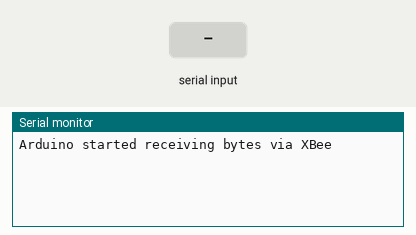
Bench run of a sketch on a simulated Arduino Uno, built with avr-gcc and run on an emulated ATmega328P. Parts: the last lines printed to the serial monitor. The inputs (shaded band) are chosen by the test bench.

Above: at 1.2 s.
1.3 s: "1" received over the second serial link
At 1.8 s:
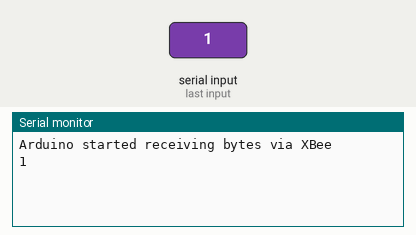
2.8 s: "0" received over the second serial link
At 4.0 s:
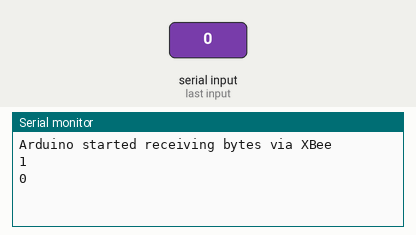
4.3 s: "2" received over the second serial link
At 5.3 s:
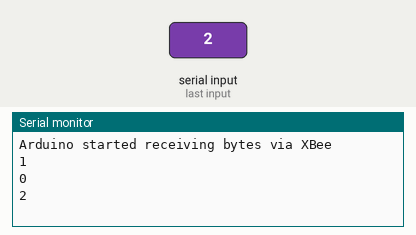

Measured:
- after the input at 1.3 s, the serial monitor: prints a new line at once (image 1)
- after the input at 2.8 s, the serial monitor: prints a new line at once (image 2)
- after the input at 4.3 s, the serial monitor: prints a new line at once (image 3)

The sketch:

receive.ino
```cpp
#include <SoftwareSerial.h>

SoftwareSerial xbee(3, 4); // RX, TX
char temp;
void setup()
{
    Serial.begin(9600);

    Serial.println( "Arduino started receiving bytes via XBee" );

    // Set the data rate for the SoftwareSerial port.
    xbee.begin(9600);
}

void loop()  {
    if (xbee.available()) {
      temp= xbee.read();
      Serial.println(temp);
    }
}
```
